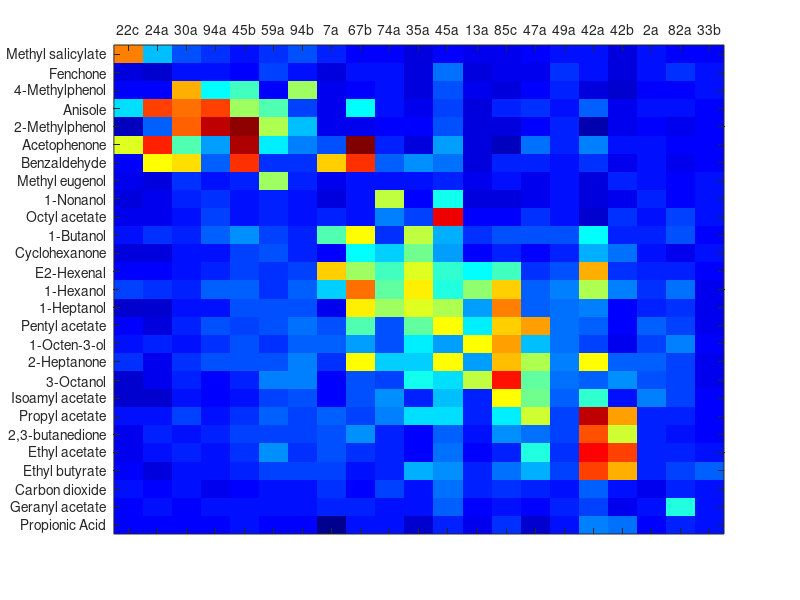

Write MATLAB code to recreate this figure.
dffJC = ...
[-6	-43	-9	-3	-4	-7	2	-19	37	32	8	2	-19	3	-4	1	0	5	11	-6	-4
2	6	-7	-6	1	-3	0	-1	15	-8	26	3	-4	6	0	4	-1	88	0	3	3
6	177	78	-4	-7	3	-7	147	184	10	91	16	10	21	11	131	98	7	98	8	16
2	-4	-6	-17	-16	-2	-2	115	53	32	46	16	-4	6	20	79	62	-10	5	-1	8
7	20	-2	-8	7	3	-5	-3	215	146	24	17	30	18	14	39	5	2	39	6	16
28	12	49	9	-9	11	-8	61	158	24	158	20	133	38	22	157	60	18	178	20	37
0	-14	-13	-14	-18	2	1	-13	-2	-16	31	-4	-8	9	16	-1	-1	10	-8	0	1
2	6	-12	199	55	20	-3	-16	3	-14	-3	0	-6	1	11	-7	-5	-4	-9	11	22
-2	175	-13	-4	157	170	-3	39	11	-9	30	225	7	1	11	227	27	-10	7	28	9
2	19	-14	149	231	105	-5	-15	36	3	49	269	29	5	74	285	7	-6	-24	45	35
0	-11	-16	65	220	203	-6	-12	25	-12	16	130	12	-1	102	77	-2	-2	4	222	18
0	-10	-11	-11	-13	9	-1	1	-13	4	5	6	-11	2	130	-2	-1	-6	2	1	7
-5	-11	-14	-24	24	209	-3	-4	-28	-11	20	279	-7	4	136	-8	-5	-9	-17	261	56
-5	-11	-12	-4	-5	185	-2	-13	-16	-22	19	97	-6	4	-3	-3	-1	-4	-16	78	128
4	105	9	2	10	8	-3	138	77	6	53	44	23	22	17	158	13	20	21	25	5
12	64	122	17	9	8	-8	165	136	36	86	28	27	37	11	207	109	33	177	28	28
7	-9	47	-18	-18	-1	-8	151	34	-6	135	23	24	32	19	165	128	13	200	0	23
23	-5	138	-18	-10	4	-8	83	27	44	69	8	108	31	35	19	15	14	236	-3	38
17	27	160	-1	4	0	-7	73	17	-11	48	22	59	31	11	49	20	36	189	11	27
7	-15	-13	-14	-10	6	2	-5	-14	-9	84	2	-10	3	5	-1	137	-3	-14	10	-1
7	22	-5	-12	2	4	0	-3	240	219	31	12	89	10	39	12	8	4	7	3	12
4	18	5	-6	-15	2	25	53	220	186	40	8	51	16	15	-1	8	14	30	1	16
8	24	5	0	0	14	-6	68	262	189	66	12	145	15	28	17	38	8	74	2	16
28	20	74	-4	-15	4	-8	107	28	-3	160	18	189	33	20	104	20	15	177	19	32
38	-5	8	-22	-22	1	-7	5	91	-1	55	-1	111	24	18	19	40	14	159	-7	22
1	4	-3	-12	-10	1	-2	18	-18	10	245	3	10	1	6	0	36	14	-5	16	0
-12	11	5	-2	-6	-2	-2	2	24	-2	31	-4	4	3	-1	-4	15	7	9	-9	0
];

ornListJC = {'2a', '7a', '13a', '22c', '24a', '30a', '33b', '35a', '42a', ...
    '42b', '45a', '45b', '47a', '49a', '59a', '67b', '74a', '82a', '85c', '94a', '94b' };

odorListJC = {'Propionic Acid', ...
'Geranyl acetate', ...
'E2-Hexenal', ...
'Cyclohexanone', ...
'2,3-butanedione', ...
'2-Heptanone', ...
'Fenchone', ...
'Methyl salicylate', ...
'Benzaldehyde', ...
'Acetophenone', ...
'Anisole', ...
'Methyl eugenol', ...
'2-Methylphenol', ...
'4-Methylphenol', ...
'1-Butanol', ...
'1-Hexanol', ...
'1-Heptanol', ...
'3-Octanol', ...
'1-Octen-3-ol', ...
'1-Nonanol', ...
'Ethyl acetate', ...
'Ethyl butyrate', ...
'Propyl acetate', ...
'Pentyl acetate', ...
'Isoamyl acetate', ...
'Octyl acetate', ...
'Carbon dioxide'};

odorOrder = [8,7,14,11,13,10,9,12,20,26,15,4,3,16,17,24,19,6,18,25,23,5,21,22,27,2,1];
ORNOrder = [4,5,6,20,12,15,21,2,16,17,8,11,3,19,13,14,9,10,1,18,7];



mNew1 = dffJC;

for i = 1:27
    mNew1(i,:) = dffJC(odorOrder(i),:);
end
mNew = mNew1;
for i = 1:21
    mNew(:,i) = mNew1(:,ORNOrder(i));
end

figure; imagesc(mNew);
colormap(jet); 
set(gca,'XTick',1:21);
set(gca,'XTickLabel',ornListJC(ORNOrder));
set(gca,'xaxisLocation','top');
set(gca,'YTick',1:27);
set(gca,'YTickLabel',odorListJC(odorOrder));
set(gca, 'XTickLabelRotation', 45);